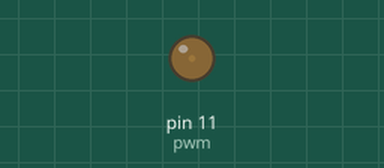
Simulated run of this program. Board: Raspberry Pi (header pin numbers). Shown: output pins drawn as LEDs (lit = HIGH). What the program prints to the terminal is not drawn.

Above: at 0.05 s.
At 0.9 s:
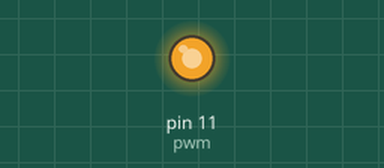
At 1.35 s:
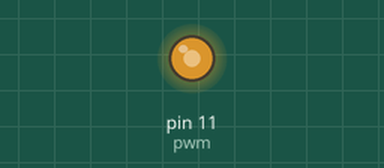
At 1.75 s:
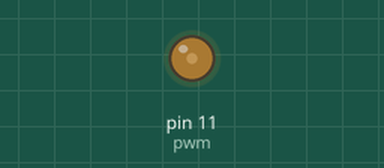
Timing chart, 0 to 4.6 s (numbered marks = the images above):
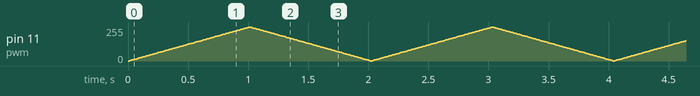

The program:

pwm-sample.py
```python
import RPi.GPIO as GPIO
import time
import atexit

@atexit.register
def clean():
    GPIO.cleanup()
GPIO.setmode(GPIO.BOARD)

GPIO.setup(11, GPIO.OUT)
pwm = GPIO.PWM(11, 100)
pwm.start(0)
dt = 0

while True:
    while dt < 100:
        time.sleep(0.01)
        dt = dt + 1
        print(dt)
        pwm.ChangeDutyCycle(dt)
    while dt > 0:
        time.sleep(0.01)
        dt = dt - 1
        print(dt)
        pwm.ChangeDutyCycle(dt)
```
